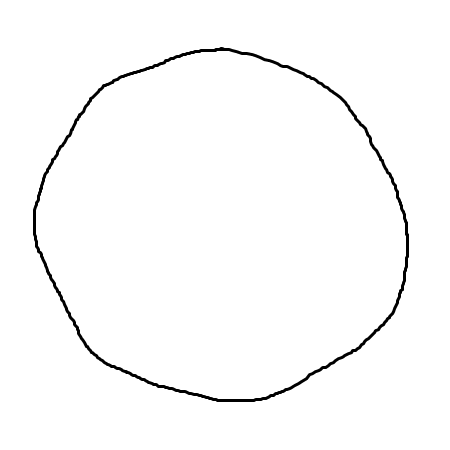
#> input picture be/images/step1.png, 450 x 450 px, found by its file name
$ python calculate_circularity.py
#> lines starting #> are read from the running program, lines starting #| are printed output that depends on the picture; after the words box and inside, x2 and y2 are one past the last pixel; in counts of white or black regions, pixels touching at a corner belong together; long printed decimals are rounded
#> further down, image is the input picture: shape (450, 450, 3); min 0, max 255, mean 250.6
import cv2
import numpy as np

def cls_shape(contour):

    # 윤곽선의 주변 추출
    epsilon = 0.02 * cv2.arcLength(contour, True)
    approx = cv2.approxPolyDP(contour, epsilon, True)

    if len(approx) > 6:

        return True
    else:

        return False

def cal_ratio(contour):

    ellipse = cv2.fitEllipse(contour)
    (center, (MA, ma), angle) = ellipse

    # 장축과 단축의 비율 계산
    aspect_ratio = ma / MA

    return aspect_ratio

def cal_circularity(contour):

    area = cv2.contourArea(contour)
    perimeter = cv2.arcLength(contour, True)

    if perimeter == 0:
        return 0

    circularity = (4 * np.pi * area) / (perimeter **2)

    return circularity

def cal_score(scores):

    sum = 0

    for score in scores:
        sum += score

    ave = sum / len(scores)
    print(ave)

    if ave >= 0.8:
        return 1.0
    elif ave > 0.3:
        return 0.5
    else:
        return 0.0

def det_shape(image):

    # 이미지 흑백으로 변환
    gray = cv2.cvtColor(image, cv2.COLOR_BGR2GRAY)

    # 가장자리 검출
    edges = cv2.Canny(gray, 50, 150)
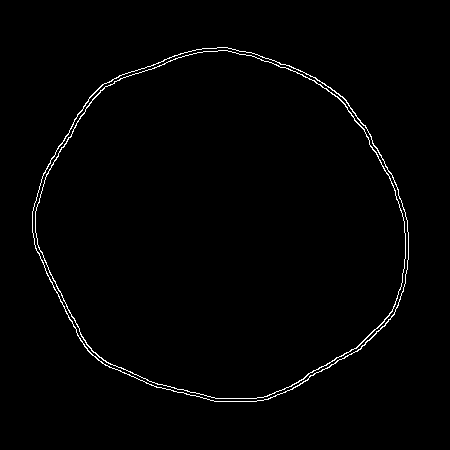
#> edges: shape (450, 450); 1.3% white in thin lines or dots, all inside (x1, y1, x2, y2) = (32, 47, 409, 402)

    # 윤곽선 검출
    contours, _ = cv2.findContours(edges, cv2.RETR_TREE, cv2.CHAIN_APPROX_SIMPLE)
#> contours = 4 contours; box (x1, y1, x2, y2) and area: (32, 47, 409, 402) 101622, (32, 47, 409, 402) 101371, (35, 50, 406, 399) 98114, (35, 50, 406, 399) 97856

    scores = []

    for contour in contours:
        # 다각형 여부 확인
        if cls_shape(contour):

            ratio = cal_ratio(contour)
            circularity = cal_circularity(contour)
            # print(f"ratio: {ratio}")
            # print(f"circularity: {circularity}")

            if circularity >= 0.8:
                scores.append(circularity / 0.8)
            elif circularity >= 0.2:
                if ratio > 1:
                    scores.append(circularity / (0.8 * ratio))
                else:
                    scores.append((circularity * ratio) / 0.8)
            else:
                if ratio > 1:
                    scores.append(0.5 / ratio)
                else:
                    scores.append(ratio / 2)
        else:
            scores.append(0)
#> this loop made 4 passes
#> (epsilon in cls_shape, center in cal_ratio, MA in cal_ratio, ma in cal_ratio, angle in cal_ratio, area in cal_circularity, perimeter in cal_circularity, circularity) on passes 1 to 4: (24.27, (221.2, 226.4), 347.1, 371.5, 107.8, 101621.5, 1213.4, 0.867), (24.23, (221.3, 226.5), 346.5, 371.2, 107.7, 101371, 1211.6, 0.868), (23.82, (221.1, 226.4), 341.4, 364.3, 106.5, 98114, 1191.1, 0.869), (23.79, (221.1, 226.3), 340.8, 363.9, 107.4, 97856.5, 1189.4, 0.869)
#> after the loop, scores = [1.08, 1.08, 1.09, 1.09]

    score = cal_score(scores)
#> the loop in cal_score, `for score in scores:` made 4 passes
#> (score, sum) on passes 1 to 4: (1.08, 1.08), (1.08, 2.17), (1.09, 3.26), (1.09, 4.34)
#> after the loop in cal_score, `for score in scores:`: sum = 4.34
#> in cal_score, `ave = sum / len(scores)`: ave = 1.09
#| 1.085
#> score = 1

    return score

if __name__ == "__main__":

    image = cv2.imread("./images/step1.png")
    print(det_shape(image))
#| 1.0
